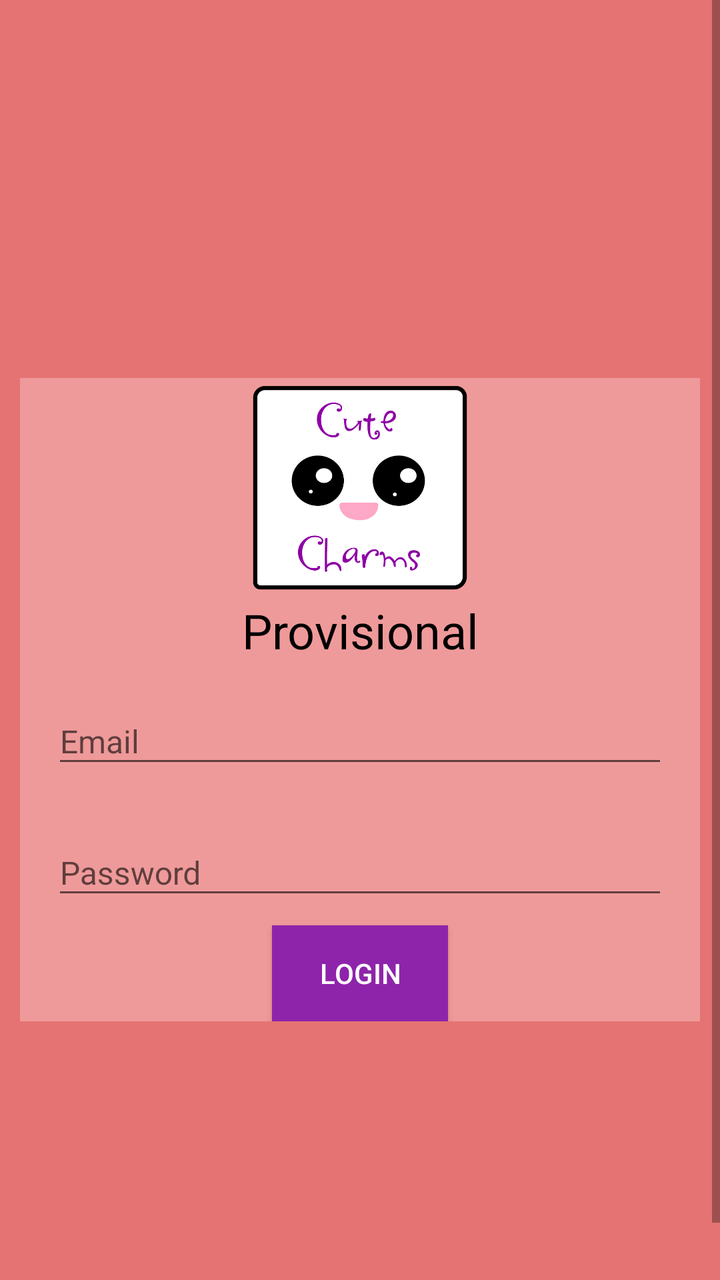
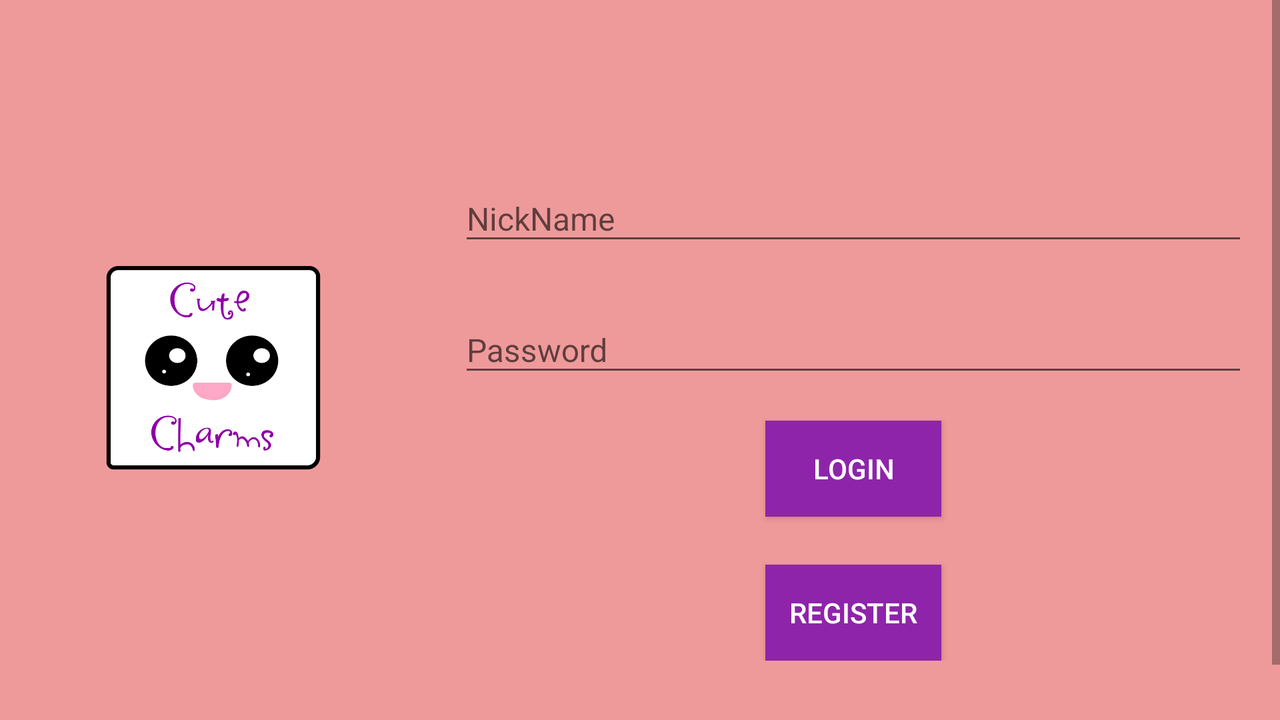

Two renders of one Android screen. The first uses the default layout on a phone; the second uses the alternative layout the repository ships for a different screen configuration, on a matching device. The two XML files are below.
<!-- AndroidManifest.xml: application theme AppTheme -->
<!-- res/layout/login_activity.xml -->
<?xml version="1.0" encoding="utf-8"?>
<ScrollView
    xmlns:android="http://schemas.android.com/apk/res/android"
    android:layout_width="match_parent"
    android:layout_height="match_parent"
    xmlns:tools="http://schemas.android.com/tools"
    android:fillViewport="true"
    tools:context=".LoginActivity"
    android:background="@color/colorPrimaryDark"
    >


    <RelativeLayout
        android:layout_width="match_parent"
        android:layout_height="wrap_content"
        android:padding="10dp"
        android:layout_marginTop="30dp"
        android:focusable="true"
        android:focusableInTouchMode="true">


        <LinearLayout
            android:background="@color/colorPrimary"
            android:layout_width="match_parent"
            android:layout_height="wrap_content"
            android:layout_centerVertical="true"
            android:id="@+id/mainLayout"
            android:orientation="vertical">
            <RelativeLayout
                android:layout_width="match_parent"
                android:layout_height="wrap_content">

                <ImageView
                    android:id="@+id/imagepaper"
                    android:layout_width="match_parent"
                    android:layout_height="110dp"
                    android:layout_alignParentStart="true"
                    android:layout_alignParentTop="true"
                    android:src="@drawable/cutecharms" />
                <TextView
                    android:layout_width="match_parent"
                    android:layout_height="wrap_content"
                    android:text="Provisional"
                    android:textAppearance="@style/ThemeOverlay.AppCompat"
                    android:layout_below="@id/imagepaper"
                    android:textAlignment="center"
                    android:textColor="#000000"
                    android:textSize="24sp" />

            </RelativeLayout>



            
            <android.support.design.widget.TextInputLayout
                android:layout_width="match_parent"
                android:layout_height="wrap_content"
                android:layout_marginTop="8dp"
                android:layout_marginBottom="8dp"
                android:layout_marginLeft="16dp"
                android:layout_marginRight="16dp"
                android:id="@+id/user"
                >
                <EditText android:id="@+id/input_email"
                    android:layout_width="match_parent"
                    android:layout_height="wrap_content"
                    android:inputType="textEmailAddress"
                    android:hint="Email"
                    android:textSize="16dp"
                    android:textColor="#000000"
                    />
            </android.support.design.widget.TextInputLayout>

            
            <android.support.design.widget.TextInputLayout
                android:layout_width="match_parent"
                android:layout_height="wrap_content"
                android:layout_marginTop="8dp"
                android:layout_marginLeft="16dp"
                android:layout_marginRight="16dp"
                android:layout_marginBottom="8dp"
                android:id="@+id/pass"
                >
                <EditText android:id="@+id/input_password"
                    android:layout_width="match_parent"
                    android:layout_height="wrap_content"
                    android:inputType="textPassword"
                    android:hint="Password"
                    android:textSize="16dp"
                    android:textColor="#000000"
                    />
            </android.support.design.widget.TextInputLayout>

            <android.support.v7.widget.AppCompatButton
                android:id="@+id/btn_login"
                android:layout_width="wrap_content"
                android:layout_gravity="center_horizontal"
                android:layout_height="wrap_content"
                android:layout_below="@id/pass"

                android:background="@color/colorAccent"
                android:text="Login"
                android:textColor="#ffffff" />

        </LinearLayout>



    </RelativeLayout>

</ScrollView>
<!-- resources referenced by this layout -->
<resources>
  <color name="colorAccent">#8E24AA</color>
  <color name="colorPrimary">#ef9a9a</color>
  <color name="colorPrimaryDark">#e57373</color>
  <!-- drawable cutecharms: png bitmap (drawable, 35936 bytes) -->
  <style name="AppTheme" parent="Theme.AppCompat.Light.NoActionBar">
          
          <item name="colorPrimary">@color/colorPrimary</item>
          <item name="colorPrimaryDark">@color/colorPrimaryDark</item>
          <item name="colorAccent">@color/colorAccent</item>
          <item name="cardViewStyle">@style/CardView</item>
      </style>
</resources>
<!-- res/layout-land/login_activity.xml (the repository's variant of the layout above) -->
<!-- drawn on the phone turned sideways -->
<?xml version="1.0" encoding="utf-8"?>
<ScrollView
    xmlns:android="http://schemas.android.com/apk/res/android"
    android:layout_width="match_parent"
    android:layout_height="match_parent"
    xmlns:tools="http://schemas.android.com/tools"
    android:fillViewport="true"
    tools:context=".LoginActivity"
    android:background="@color/colorPrimary"
    >


    <RelativeLayout
        android:layout_width="match_parent"
        android:layout_height="wrap_content"
        android:layout_marginTop="30dp"
        android:focusable="true"
        android:focusableInTouchMode="true">


        <LinearLayout
            android:background="@color/colorPrimary"
            android:layout_width="match_parent"
            android:layout_height="wrap_content"
            android:layout_marginTop="40dp"
            android:layout_centerVertical="false"
            android:gravity="center"
            android:id="@+id/mainLayout"
            android:orientation="horizontal">
            <LinearLayout
                android:layout_width="0dp"
                android:layout_weight="1"
                android:layout_height="wrap_content"
                android:orientation="vertical">

                <ImageView
                    android:id="@+id/imagepaper"
                    android:layout_width="match_parent"
                    android:layout_height="110dp"
                    android:src="@drawable/cutecharms" />
                <TextView
                    android:layout_width="match_parent"
                    android:layout_height="wrap_content"
                    android:textAppearance="@style/ThemeOverlay.AppCompat"
                    android:layout_below="@id/imagepaper"
                    android:textAlignment="center"
                    android:textColor="#000000"
                    android:textSize="24sp" />

            </LinearLayout>



            <LinearLayout
                android:layout_width="0dp"
                android:layout_weight="2"
                android:layout_height="wrap_content"
                android:orientation="vertical">
                <android.support.design.widget.TextInputLayout
                    android:layout_width="match_parent"
                    android:layout_height="wrap_content"
                    android:layout_marginTop="8dp"
                    android:layout_marginBottom="8dp"
                    android:layout_marginLeft="16dp"
                    android:layout_marginRight="16dp"
                    android:id="@+id/user"
                    >
                    <EditText android:id="@+id/input_nickname"
                        android:layout_width="match_parent"
                        android:layout_height="wrap_content"
                        android:inputType="text"
                        android:hint="NickName"
                        android:textSize="16dp"
                        android:textColor="#000000"
                        />
                </android.support.design.widget.TextInputLayout>

                
                <android.support.design.widget.TextInputLayout
                    android:layout_width="match_parent"
                    android:layout_height="wrap_content"
                    android:layout_marginTop="8dp"
                    android:layout_marginLeft="16dp"
                    android:layout_marginRight="16dp"
                    android:layout_marginBottom="8dp"
                    android:id="@+id/pass"
                    >
                    <EditText android:id="@+id/input_password"
                        android:layout_width="match_parent"
                        android:layout_height="wrap_content"
                        android:inputType="textPassword"
                        android:hint="Password"
                        android:textSize="16dp"
                        android:textColor="#000000"
                        />
                </android.support.design.widget.TextInputLayout>

                <android.support.v7.widget.AppCompatButton
                    android:layout_marginTop="9dp"
                    android:id="@+id/btn_login"
                    android:layout_width="wrap_content"
                    android:layout_gravity="center_horizontal"
                    android:layout_height="wrap_content"
                    android:layout_below="@id/pass"

                    android:background="@color/colorAccent"
                    android:text="Login"
                    android:textColor="#ffffff" />

                <android.support.v7.widget.AppCompatButton
                    android:layout_marginTop="24dp"
                    android:id="@+id/btn_register"
                    android:layout_width="wrap_content"
                    android:layout_gravity="center_horizontal"
                    android:layout_height="wrap_content"
                    android:layout_below="@id/pass"

                    android:background="@color/colorAccent"
                    android:text="Register"
                    android:textColor="#ffffff" />

            </LinearLayout>

        </LinearLayout>

    </RelativeLayout>

</ScrollView>
<!-- resources referenced by the variant -->
<!-- as the phone turned sideways resolves them -->
<resources>
  <color name="colorAccent">#8E24AA</color>
  <color name="colorPrimary">#ef9a9a</color>
  <!-- drawable cutecharms: png bitmap (drawable, 35936 bytes) -->
  <style name="AppTheme" parent="Theme.AppCompat.Light.NoActionBar">
          
          <item name="colorPrimary">@color/colorPrimary</item>
          <item name="colorPrimaryDark">@color/colorPrimaryDark</item>
          <item name="colorAccent">@color/colorAccent</item>
          <item name="cardViewStyle">@style/CardView</item>
      </style>
  <color name="colorPrimaryDark">#e57373</color>
</resources>
